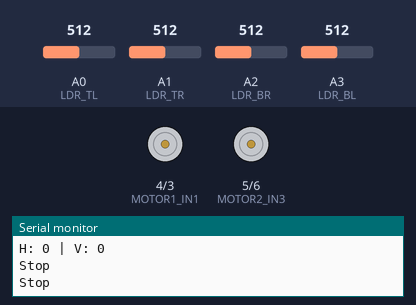
Simulated run of this sketch. Board: Arduino Uno, built with avr-gcc and run on an emulated ATmega328P. Parts: motor-driver pin pairs drawn as motors (green arrow = first pin HIGH = forward, orange = second pin HIGH = backward, longer = more drive), the last lines printed to the serial monitor. The inputs (shaded band) are chosen by the test bench; at power-on: A0 (LDR_TL) = 512, A1 (LDR_TR) = 512, A2 (LDR_BR) = 512, A3 (LDR_BL) = 512.

Above: at 1.3 s.
1.4 s: A0 (LDR_TL) set to 604
2.9 s: A0 (LDR_TL) set to 629
At 4.2 s:
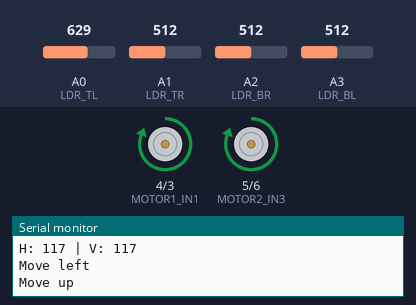
4.5 s: A1 (LDR_TR) set to 484
At 5.7 s:
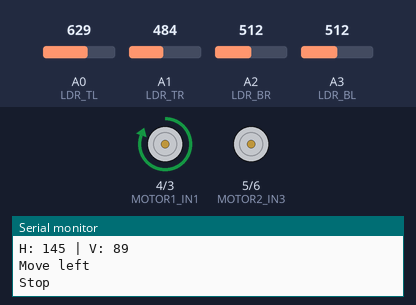
6.0 s: A2 (LDR_BR) set to 545
7.5 s: A2 (LDR_BR) set to 573
At 8.2 s:
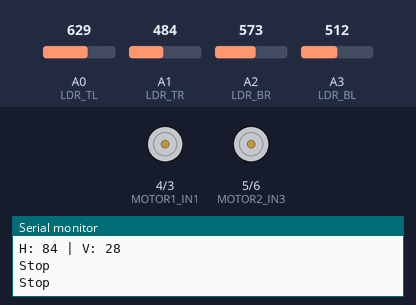
9.0 s: A3 (LDR_BL) set to 716
At 9.4 s:
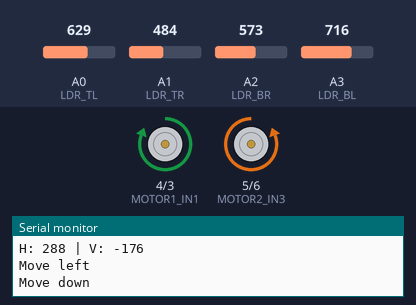
Timing chart, 0 to 11.5 s (numbered marks = the images above; inputs shaded):
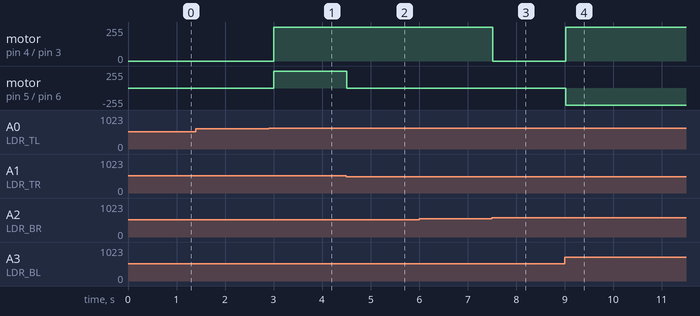

The sketch:

main.ino
```cpp
// Define LDR pins
#define LDR_TL A0  // Top Left
#define LDR_TR A1  // Top Right
#define LDR_BL A3  // Bottom Left
#define LDR_BR A2  // Bottom Right
//define motor control pins
#define MOTOR1_IN1 4
#define MOTOR1_IN2 3
#define MOTOR2_IN3 5
#define MOTOR2_IN4 6


int threshold = 100;  // Sensitivity threshold
// the setup function runs once when you press reset or power the board
void setup() {
  pinMode(MOTOR1_IN1, OUTPUT);
  pinMode(MOTOR1_IN2, OUTPUT);
  pinMode(MOTOR2_IN3, OUTPUT);
  pinMode(MOTOR2_IN4, OUTPUT);
  Serial.begin(9600);
}

// the loop function runs over and over again forever
void loop() {
  int TL = analogRead(LDR_TL);
  int TR = analogRead(LDR_TR);
  int BL = analogRead(LDR_BL);
  int BR = analogRead(LDR_BR);

  int horizontal = (TL + BL) - (TR + BR);
  int vertical = (TL + TR) - (BL + BR);

  Serial.print("H: "); Serial.print(horizontal);
  Serial.print(" | V: "); Serial.println(vertical);
  Serial.print("\n");
  // Horizontal movement
  if (horizontal > threshold) {
    Serial.print("Move left\n");
    moveMotor(MOTOR1_IN1, MOTOR1_IN2, 1);  // Move left
  } else if (horizontal < -threshold) {
    Serial.print("Move right\n");
    moveMotor(MOTOR1_IN1, MOTOR1_IN2, 0);  // Move right
  } else {
    Serial.print("Stop\n");
    stopMotor(MOTOR1_IN1, MOTOR1_IN2);
  }

    // Vertical movement
  if (vertical > threshold) {
    Serial.print("Move up\n");
    moveMotor(MOTOR2_IN3, MOTOR2_IN4, 1);  // Move up
  } else if (vertical < -threshold) {
    Serial.print("Move down\n");
    moveMotor(MOTOR2_IN3, MOTOR2_IN4, 0);  // Move down
  } else {
    Serial.print("Stop\n");
    stopMotor(MOTOR2_IN3, MOTOR2_IN4);
  }
    delay(500);

}
void moveMotor(int in1, int in2, bool direction) {
    if (direction) {
        digitalWrite(in1, HIGH);
        digitalWrite(in2, LOW);
    } else {
        digitalWrite(in1, LOW);
        digitalWrite(in2, HIGH);
    }
}

void stopMotor(int in1, int in2) {
    digitalWrite(in1, LOW);
    digitalWrite(in2, LOW);
}
```

Measured:
- the behaviour switches between 612 and 613 on A0 (LDR_TL) (found by bisection; images 0 and 1)
- the behaviour switches between 496 and 495 on A1 (LDR_TR) (found by bisection; images 1 and 2)
- the behaviour switches between 556 and 557 on A2 (LDR_BR) (found by bisection; images 2 and 3)
- after the input at 2.9 s, motor on pin 4 (MOTOR1_IN1) / pin 3 (MOTOR1_IN2), motor on pin 5 (MOTOR2_IN3) / pin 6 (MOTOR2_IN4): stopped → forward 255/255 after 0.11 s
- after the input at 4.5 s, motor on pin 5 (MOTOR2_IN3) / pin 6 (MOTOR2_IN4): forward 255/255 → stopped at once
- after the input at 7.5 s, motor on pin 4 (MOTOR1_IN1) / pin 3 (MOTOR1_IN2): forward 255/255 → stopped at once
- after the input at 9.0 s, motor on pin 4 (MOTOR1_IN1) / pin 3 (MOTOR1_IN2): stopped → forward 255/255 at once; motor on pin 5 (MOTOR2_IN3) / pin 6 (MOTOR2_IN4): stopped → backward 255/255 at once
